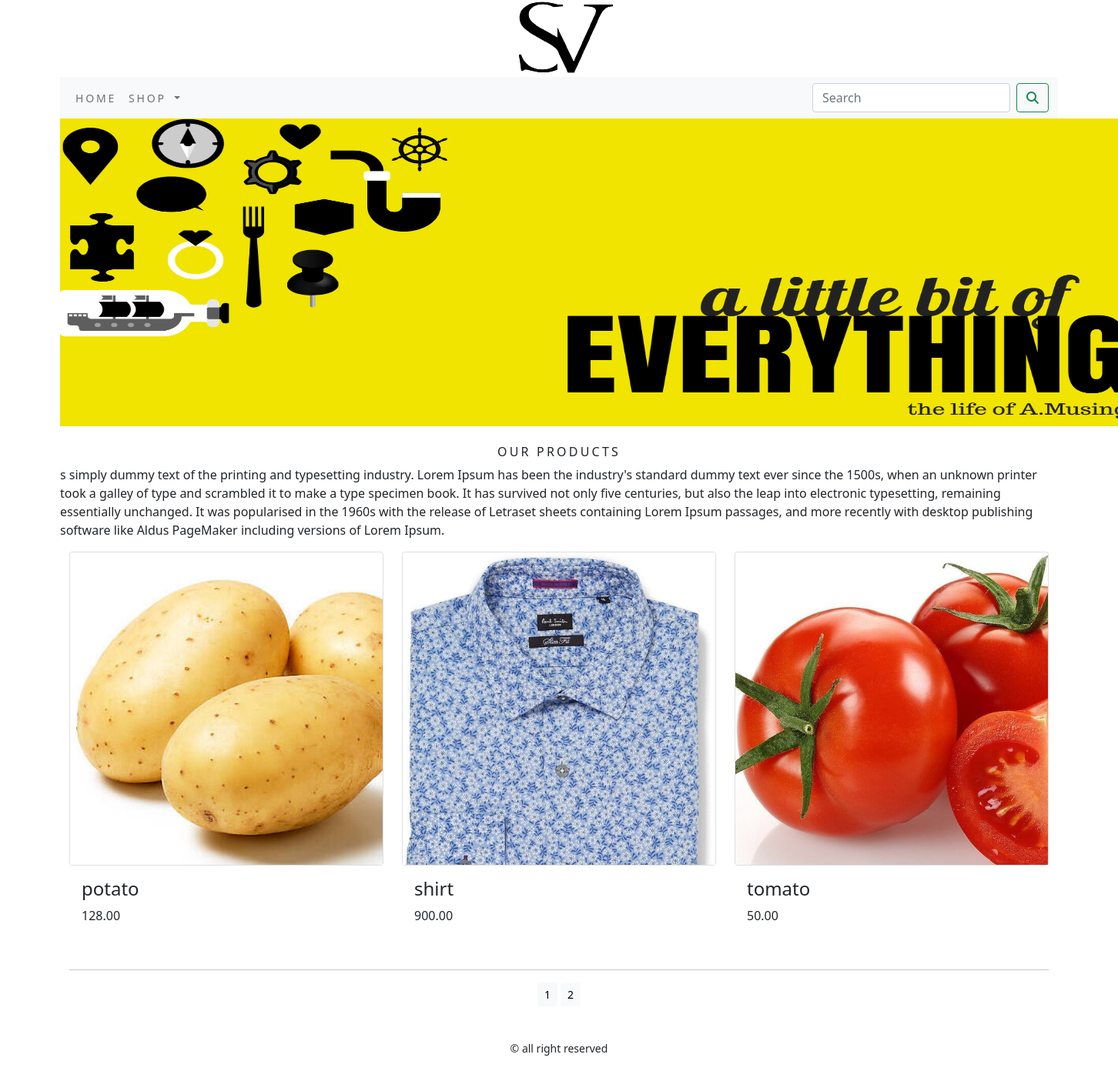
Screenshot of /shop/?page=2 with the database file from the repository.
### shop/models.py (models this page shows, shortened)
class Product(models.Model):
    name = models.CharField(max_length=250, unique=True)
    slug = models.SlugField(max_length=250, unique=True)
    description = models.TextField(blank=True)
    price = models.DecimalField(max_digits=10, decimal_places=2)
    category = models.ForeignKey(Category, on_delete=models.CASCADE)
    image = models.ImageField(upload_to='product', blank=True)
    stock = models.IntegerField()
    available = models.BooleanField(default=True)
    created = models.DateTimeField(auto_now_add=True)
    updated = models.DateTimeField(auto_now=True)
    def get_url(self):
        return reverse('shop:prodCatdetail', args=[self.category.slug, self.slug])
    class Meta:
        ordering = ('name',)
        verbose_name = 'product'
        verbose_name_plural = 'products'

### shop/views.py (the view)
# urls.py: path('', views.allProdCat, name='allProdCat'),
def allProdCat(request, c_slug=None):
    c_page = None
    products_list = None
    if c_slug != None:
        c_page = get_object_or_404(Category, slug=c_slug)
        products_list = Product.objects.all().filter(category=c_page, available=True)
    else:
        products_list = Product.objects.all().filter(available=True)
    paginator = Paginator(products_list, 6)
    try:
        page = int(request.GET.get('page', '1'))
    except:
        page: 1
    try:
        products = paginator.page(page)
    except (EmptyPage, InvalidPage):
        products = paginator.page(paginator.num_pages)
    return render(request, "category.html", {'category': c_page, 'products': products})

### cart/context_processors.py (called while the page is built)
def counter(request):
    item_count = 0
    if 'admin' in request.path:
        return {}
    else:
        try:
            cart = Cart.objects.filter(cart_id=_cart_id(request))
            cart_items = CartItem.objects.all().filter(cart=cart[:1])
            for cart_item in cart_items:
                item_count += cart_item.quantity
        except Cart.DoesNotExist:
            item_count = 0
    return dict(item_count=item_count)

### cart/views.py (called while the page is built)
def _cart_id(request):
    cart = request.session.session_key
    if not cart:
        cart = request.session.create()
    return cart

### shop/context_processors.py (called while the page is built)
def menu_links(request):
    links = Category.objects.all()
    return dict(links=links)

### shop/models.py (called while the page is built)
    def get_url(self):
        return reverse('shop:products_by_category', args=[self.slug])

### templates/category.html (shortened to what this page needs)
{% extends 'base.html' %}
{% load static %}
{% block content %}
<div class="mx_auto">
    {% if category %}
    <img class="my_image" src="{{category.image.url}}" alt="{{category.name}}">
    </div><br>
<div>
    <h1 class="text-center my_title">{{category.name}}</h1>
    <p class="text-justify">{{category.description}}</p>
</div>
    {% else %}
<div>
<img class="my_image_padding" src="{% static 'img/banner.png' %}" alt="our products" width="1400px" height="400">
</div>
<br>
<div>
    <h1 class="text-center my_title"> Our Products</h1>
    <p class= "text-justify">s simply dummy text of the printing and typesetting industry. Lorem Ipsum has been the industry's standard dummy text ever since the 1500s, when an unknown printer took a galley of type and scrambled it to make a type specimen book. It has survived not only five centuries, but also the leap into electronic typesetting, remaining essentially unchanged. It was popularised in the 1960s with the release of Letraset sheets containing Lorem Ipsum passages, and more recently with desktop publishing software like Aldus PageMaker including versions of Lorem Ipsum.</p>
</div>
    {% endif %}
<div class="container">
    <div class="row mx_auto">
        {% for product in products.object_list %}
        <div class="my_bottom_margin col-9 col-sm-12 col-md-4 col-lg-4">
            <div class="card text-center" style="min-width:18rem;">
                <a href="{{product.get_url}}"><img class="card-img-top my_image" src="{{product.image.url}}" alt="{{product.name}}"></a>
            </div>
            <div class="card-body">
               <h4> {{product.name}}</h4>
                <p> {{product.price}}</p>
            </div>
        </div>
        {% endfor %}
    </div>
    <div class="mx-auto">
        {% if products.paginator.num_pages > 1 %}
        <hr>
        <div class="text-center">
           {% for pg in products.paginator.page_range %}
            <a href="?page={{pg}}" class="btn btn-light btn-sm {% if products.number == pg %} active {% endif %}">{{pg}}</a>
            {% endfor %}
        </div>
        {% endif %}
    </div>
    <br>
</div>
{% endblock %}

### static/css/custom.css (style rules this page uses)
.my_image { width:500px; height:auto; }
.my_title { letter-spacing : .2em; font-size :16px; text-transform :uppercase; }
.my_bottom_margin { margin-bottom:10px; }

### rows the page displays
Product: image (picture), name "potato", price "128.00"
Product: image (picture), name "shirt", price "900.00"
Product: image (picture), name "tomato", price "50.00"

### other values shown
{{ pg }} "1" "2"
